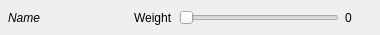
<?xml version="1.0" encoding="UTF-8"?>
<ui version="4.0">
 <class>MutationElementController</class>
 <widget class="QWidget" name="MutationElementController">
  <property name="geometry">
   <rect>
    <x>0</x>
    <y>0</y>
    <width>380</width>
    <height>35</height>
   </rect>
  </property>
  <property name="windowTitle">
   <string>Form</string>
  </property>
  <layout class="QGridLayout" name="gridLayout">
   <property name="leftMargin">
    <number>8</number>
   </property>
   <property name="topMargin">
    <number>0</number>
   </property>
   <property name="rightMargin">
    <number>0</number>
   </property>
   <property name="bottomMargin">
    <number>0</number>
   </property>
   <item row="0" column="0">
    <widget class="QLabel" name="lName">
     <property name="minimumSize">
      <size>
       <width>120</width>
       <height>0</height>
      </size>
     </property>
     <property name="maximumSize">
      <size>
       <width>120</width>
       <height>16777215</height>
      </size>
     </property>
     <property name="font">
      <font>
       <weight>50</weight>
       <italic>true</italic>
       <bold>false</bold>
      </font>
     </property>
     <property name="text">
      <string>Name</string>
     </property>
    </widget>
   </item>
   <item row="0" column="1">
    <widget class="QLabel" name="label">
     <property name="text">
      <string>Weight</string>
     </property>
    </widget>
   </item>
   <item row="0" column="3">
    <widget class="QLabel" name="lWeight">
     <property name="minimumSize">
      <size>
       <width>35</width>
       <height>0</height>
      </size>
     </property>
     <property name="text">
      <string>0</string>
     </property>
    </widget>
   </item>
   <item row="0" column="2">
    <widget class="QSlider" name="sWeight">
     <property name="maximum">
      <number>1000</number>
     </property>
     <property name="value">
      <number>0</number>
     </property>
     <property name="sliderPosition">
      <number>0</number>
     </property>
     <property name="orientation">
      <enum>Qt::Horizontal</enum>
     </property>
    </widget>
   </item>
  </layout>
 </widget>
 <resources/>
 <connections/>
</ui>
